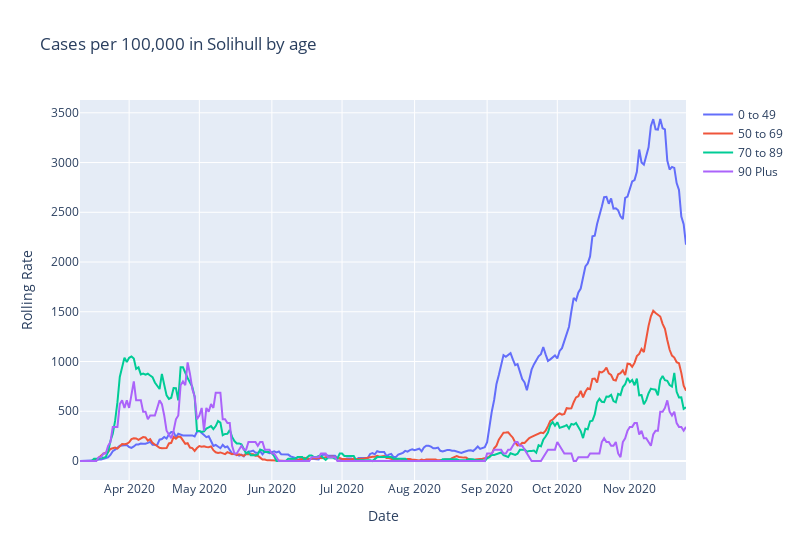

Notebook code cell kept with this figure:
### Code cell
# Display graph for rolling rate
col_names = ['rollrate_0_49', 'rollrate_50_69', 'rollrate_70_89', 'rollrate_90+']
labels = ['0 to 49', '50 to 69', '70 to 89', '90 Plus']
dd.plot_cases(df_area, col_names, labels, "Cases per 100,000 in " + areaname + " by age","Rolling Rate")

### Figure 1 — Plotly figure (JSON) as saved in the notebook; plotly's stock layout.template omitted (floating-point values rounded to 4 significant figures; data arrays with more than 128 entries replaced by an {"elided": "..."} marker saying what was removed)
{"data": [{"connectgaps": true, "mode": "lines", "name": "0 to 49", "type": "scatter", "x": {"elided": "520 str values"}, "y": {"elided": "520 float values"}}, {"connectgaps": true, "mode": "lines", "name": "50 to 69", "type": "scatter", "x": {"elided": "520 str values"}, "y": {"elided": "520 float values"}}, {"connectgaps": true, "mode": "lines", "name": "70 to 89", "type": "scatter", "x": {"elided": "520 str values"}, "y": {"elided": "520 float values"}}, {"connectgaps": true, "mode": "lines", "name": "90 Plus", "type": "scatter", "x": {"elided": "520 str values"}, "y": {"elided": "520 float values"}}], "layout": {"title": {"text": "Cases per 100,000 in Solihull by age"}, "width": 800, "xaxis": {"title": {"text": "Date"}}, "yaxis": {"title": {"text": "Rolling Rate"}}}}
